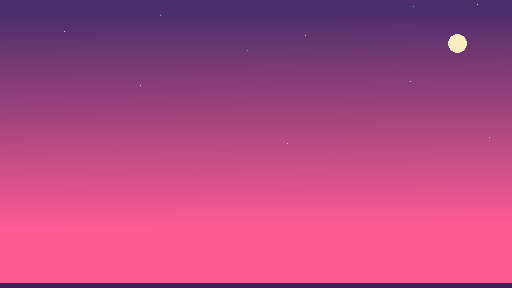
#> input picture data/bg_layer1.png, 512 x 288 px
$ python stageArrayGen.py data/bg_layer1.png 5
#> lines starting #> are read from the running program, lines starting #| are printed output that depends on the picture
#Goal is to take in a png and generate the stage array for SDL in a 1:1.
#Every element in the array is equal to 1 pixel.

#You will be returned a 2d array with each unique RGBA value found
# in the png is associated with a unique colorID

#You will also be returned each colorID's (x,y) coordinates where they were first encountered
#Use the given (x,y) to determine what tile belongs with which ID

#function call
# python3 ./stageArrayGen.py png_path startingIdNumber

from PIL import Image
import numpy as np
import sys
import random

pngPath = sys.argv[1]
png = Image.open(pngPath).convert("RGBA")
#> png is the input picture: PIL image 512x288 RGBA; mean R, G, B, A 176.8, 72.3, 130.2, 255
width, height = png.size
#> width = 512; height = 288

print(width, height)
#| 512 288

pixels = np.array(png)
colorIdDict = {}
idCounter = int(sys.argv[2])

resultArray = np.zeros((height,width), dtype=int)

for y in range(height):
    for x in range(width):
        color = tuple(pixels[y,x])

        if color not in colorIdDict:
            colorIdDict[color] = (idCounter, (x,y))
            idCounter += 1
            resultArray[y,x] = colorIdDict[color][0]

        else:
            resultArray[y,x] = colorIdDict[color][0]
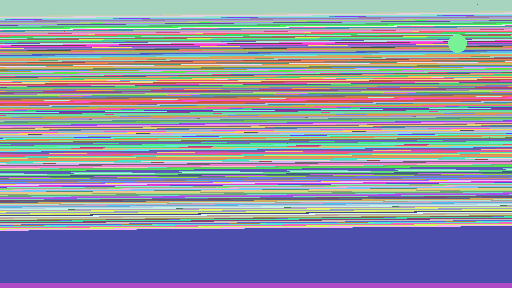
#> resultArray: shape (288, 512) int64; 267 distinct labels, from 5 to 271; one colour per label, 0 black
#> after the loop, colorIdDict = 267 items; idCounter = 272

filename = "C:/Users/spear/OneDrive - purdue.edu/College Documents/Fall 25/CS407/CS407-Project/data/Grasslands/" + "StageArray.txt"

with open(filename, 'w') as outputFile:
    for row in resultArray:
        # Convert each element in the row to a string and join them with a space
        # You can use other delimiters like ',' or '\t' if preferred
        row_string = ','.join(map(str, row))
        # Write the row string to the file, followed by a newline character
        outputFile.write(row_string + ',\n')


#print("Here is your resulting array:")
#print(resultArray)
print("Here is your colorID Dictionary:")
for color in colorIdDict:
    print("Color ID: " + str(colorIdDict[color][0]) + " Coordinates: " + str(colorIdDict[color][1]))
#> this loop made 267 passes
#> color on passes 1 to 3: (77, 47, 107, 255), (255, 217, 255, 255), (84, 192, 255, 255)
#| Color ID: 5 Coordinates: (0, 0)
#| Color ID: 6 Coordinates: (477, 4)
#| Color ID: 7 Coordinates: (413, 6)
#| Color ID: 8 Coordinates: (482, 11)
#| Color ID: 9 Coordinates: (505, 12)
#| Color ID: 10 Coordinates: (420, 14)
#| Color ID: 11 Coordinates: (437, 15)
#| Color ID: 12 Coordinates: (443, 15)
#> (further printed lines are left out)
